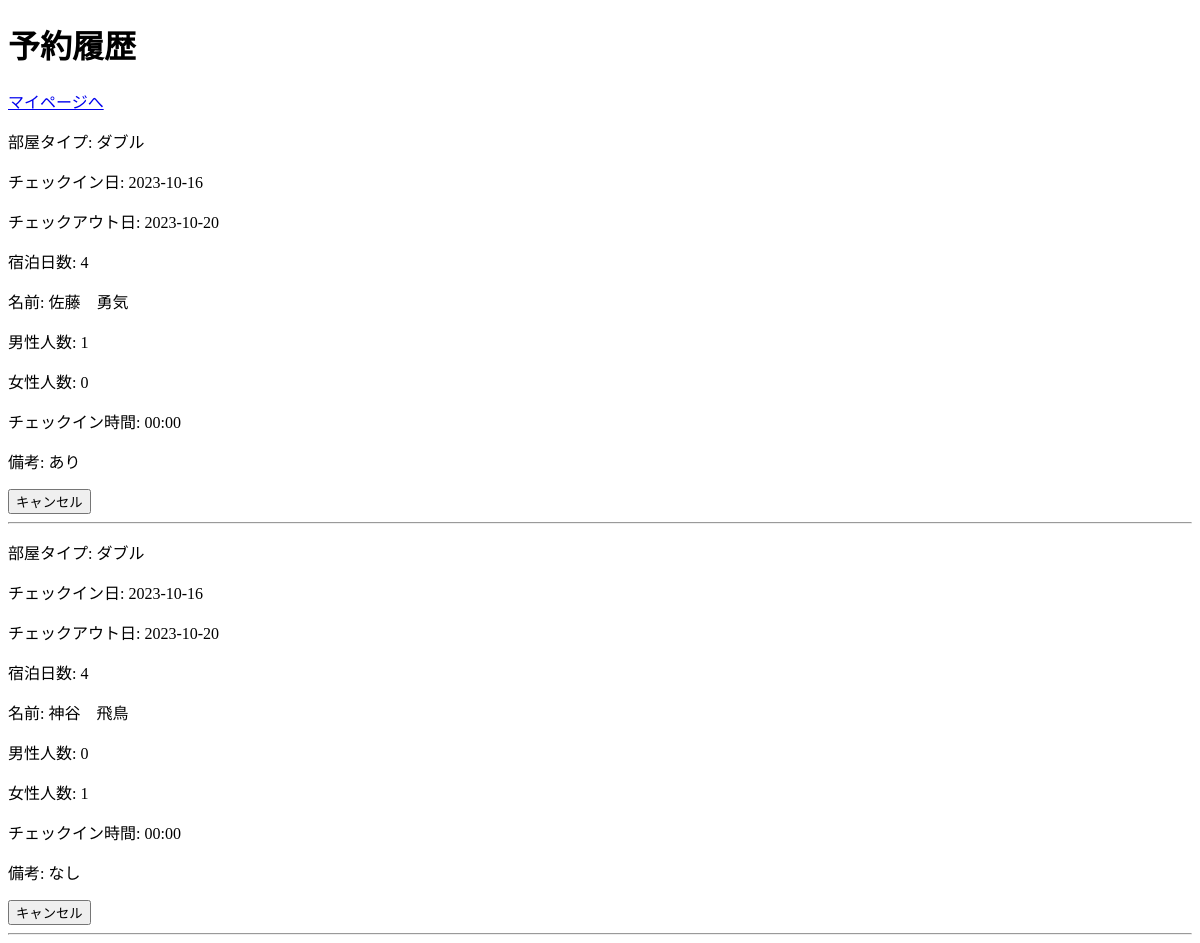
/reservation_history (signed in), run on an earlier commit of the app's database.
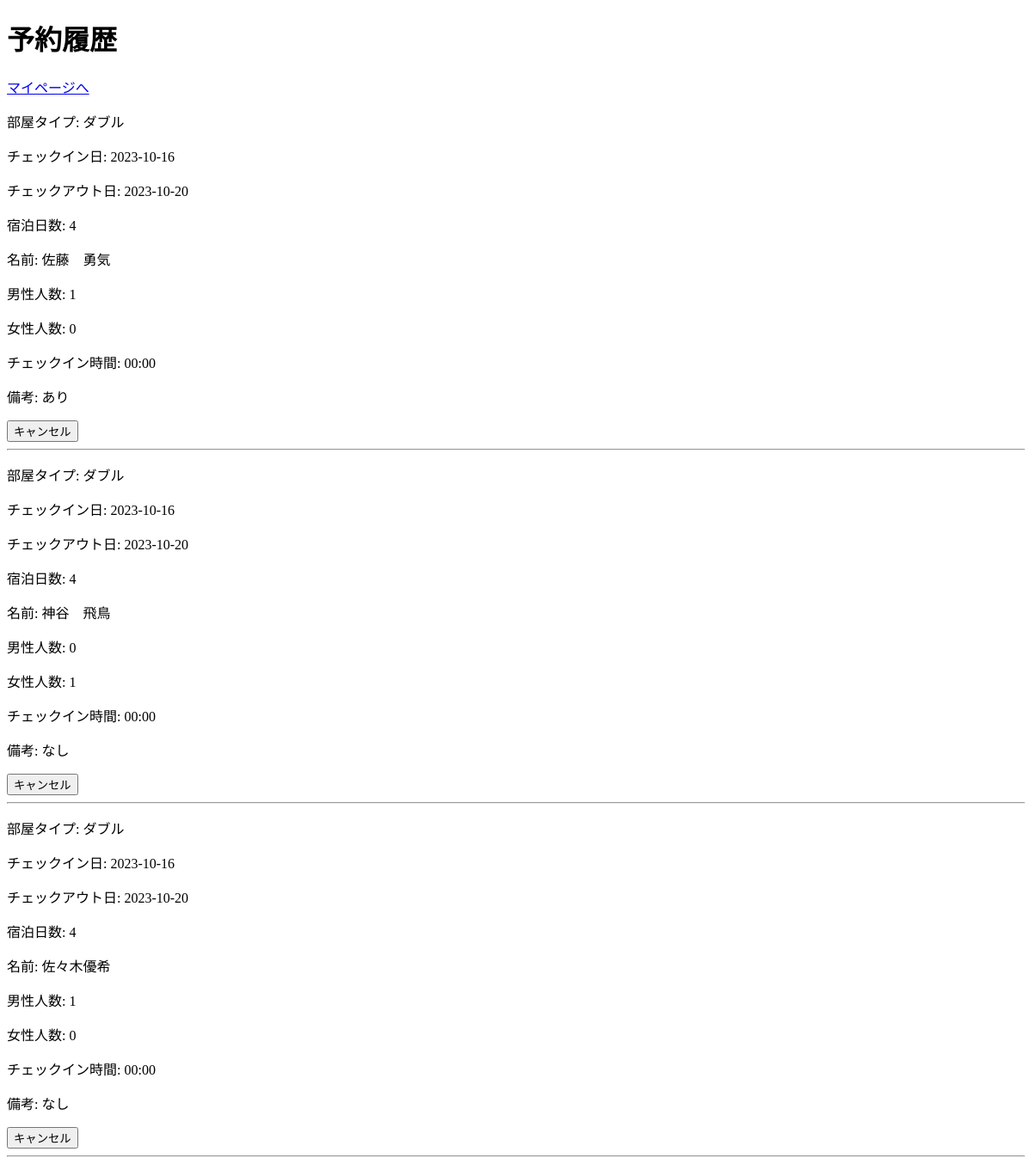
And on a later commit of the database.
### config.py (models this page shows)
class Reservation(Model):
    class Meta:
        database = db
    id = AutoField()
    user = ForeignKeyField(User, backref='reservations')
    guest_name = CharField()
    address = TextField()
    email = CharField()
    male_guests = IntegerField()
    female_guests = IntegerField()
    phone_number = CharField()
    room_type = CharField(default='Double Room')
    check_in_date = DateField()
    check_out_date = DateField()
    number_of_stays = IntegerField()
    check_in_time = CharField(null=True)
    remarks = TextField()
    pub_date = DateTimeField()

### app.py (the view)
@app.route("/reservation_history", methods=["GET", "POST"])
@login_required
def reservation_history():
    user_id = current_user.id
    reservations = Reservation.select().where(Reservation.user_id == user_id)
    return render_template("reservation_history.html", reservations=reservations)

### app.py (called while the page is built)
@login_manager.user_loader
def load_user(user_id):
    return User.get(id=int(user_id))

### templates/reservation_history.html (shortened to what this page needs)
<!DOCTYPE html>
<html lang="ja">
<head>
</head>
<body>
    <h1 class="section-title">予約履歴</h1>
    <div class="section-content">
        <div>
            <a href="/mypage">マイページへ</a>
        </div>
        {% for res in reservations %}
        <div>
            <p>部屋タイプ: {{ res.room_type }}</p>
            <p>チェックイン日: {{ res.check_in_date }}</p>
            <p>チェックアウト日: {{ res.check_out_date }}</p>
            <p>宿泊日数: {{ res.number_of_stays }}</p>
            <p>名前: {{ res.guest_name }}</p>
            <p>男性人数: {{ res.male_guests }}</p>
            <p>女性人数: {{ res.female_guests }}</p>
            <p>チェックイン時間: {{ res.check_in_time }}</p>
            <p>備考: {{ res.remarks }}</p>
            <form action="/cancel_reservation/{{ res.id }}" method="post">
                <input type="submit" value="キャンセル">
            </form>
        </div>
        <hr>
        {% endfor %}
    </div>
</body>
</html>

What changed in the data, as far as the page shows it:
added Reservation: room_type "ダブル", check_in_date "2023-10-16", check_out_date "2023-10-20", number_of_stays "4", guest_name "佐々木優希", male_guests "1", female_guests "0", check_in_time "00:00", remarks "なし"
